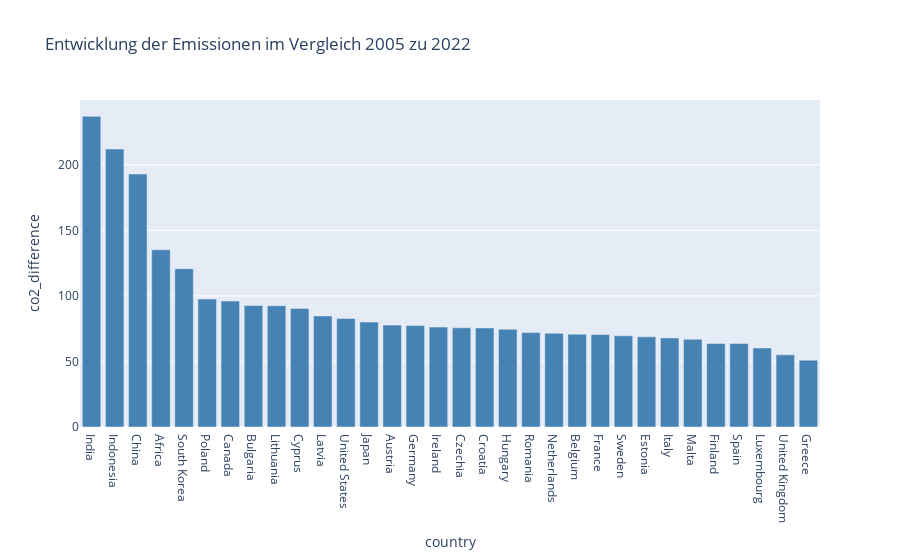

Here is the notebook cell this chart was saved with:
### Code cell
# Frage 1 Zusatz: 
fig_diff = px.bar(co2_change, x='country', y='co2_difference', title= 'Entwicklung der Emissionen im Vergleich 2005 zu 2022') 
fig_diff.update_traces(marker_color = 'steelblue')
fig_diff.show()

### Figure 1 — Plotly figure (JSON) as saved in the notebook; plotly's stock layout.template omitted (floating-point values rounded to 4 significant figures)
{"data": [{"alignmentgroup": "True", "hovertemplate": "country=%{x}<br>co2_difference=%{y}<extra></extra>", "legendgroup": "", "marker": {"color": "steelblue", "pattern": {"shape": ""}}, "name": "", "offsetgroup": "", "orientation": "v", "showlegend": false, "textposition": "auto", "type": "bar", "x": ["India", "Indonesia", "China", "Africa", "South Korea", "Poland", "Canada", "Bulgaria", "Lithuania", "Cyprus", "Latvia", "United States", "Japan", "Austria", "Germany", "Ireland", "Czechia", "Croatia", "Hungary", "Romania", "Netherlands", "Belgium", "France", "Sweden", "Estonia", "Italy", "Malta", "Finland", "Spain", "Luxembourg", "United Kingdom", "Greece"], "xaxis": "x", "y": [237, 212.0, 193.0, 135.2, 120.7, 97.61, 96.12, 92.66, 92.49, 90.45, 84.75, 82.82, 80.03, 77.74, 77.37, 76.24, 75.67, 75.58, 74.56, 72.01, 71.51, 70.84, 70.59, 69.56, 68.79, 67.95, 66.94, 63.73, 63.71, 60.26, 55.03, 51], "yaxis": "y"}], "layout": {"barmode": "relative", "legend": {"tracegroupgap": 0}, "title": {"text": "Entwicklung der Emissionen im Vergleich 2005 zu 2022"}, "xaxis": {"anchor": "y", "domain": [0, 1], "title": {"text": "country"}}, "yaxis": {"anchor": "x", "domain": [0, 1], "title": {"text": "co2_difference"}}}}
